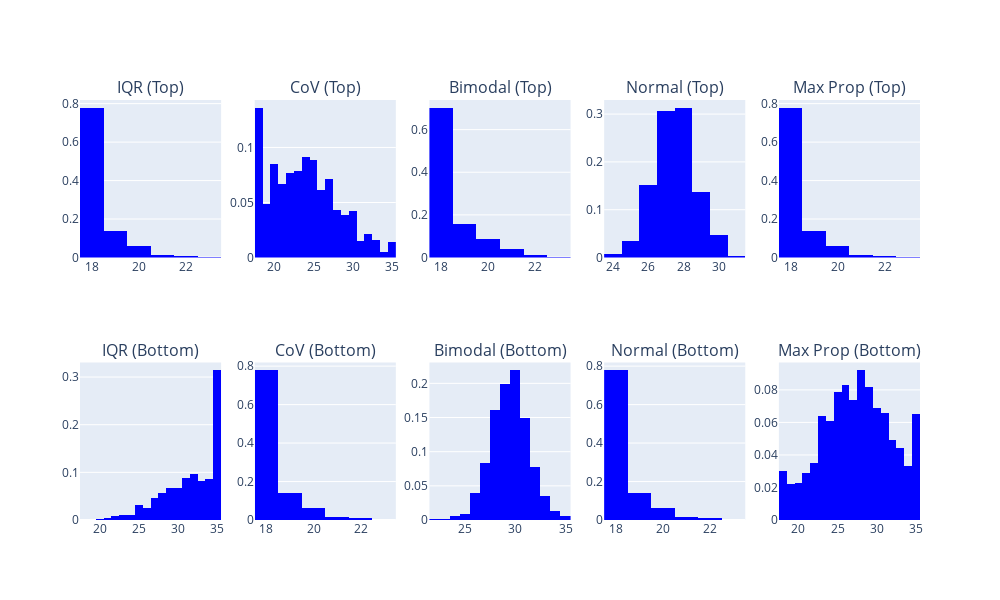

Source (notebook cell):
### Code cell
import pandas as pd
import plotly.subplots as subplots
import plotly.graph_objects as go

# Assuming you have a DataFrame 'df' with the necessary columns
metrics = ['IQR', 'CoV', 'Bimodal', 'Normal', 'Max Prop']

# Create a 3x5 grid of subplots
fig = subplots.make_subplots(rows=2, cols=5, subplot_titles=[f"{metric} (Top)" for metric in metrics] +
                                                             [f"{metric} (Bottom)" for metric in metrics])

# Loop through each metric and row
for i, metric in enumerate(metrics):
    # Get the top and bottom indices for the current metric
    top_idx = df[metric].nlargest(1).index[0]
    bottom_idx = df[metric].nsmallest(1).index[0]

    # Get the median index for the current metric
    sorted_metric = df.sort_values(by=metric).reset_index(drop=True)
    median_value = sorted_metric.loc[len(sorted_metric) // 2][metric]
    

    # Add traces to the corresponding subplots
    fig.add_trace(go.Histogram(x=df.loc[top_idx]['rld'], histnorm='probability',  marker_color='blue'),
                  row=1, col=i+1)

    fig.add_trace(go.Histogram(x=df.loc[bottom_idx]['rld'], histnorm='probability',  marker_color='blue'),
                  row=2, col=i+1)

# Adjust layout and show the plot
fig.update_layout(height=600, width=1000, showlegend=False) #, title_text="Distribution of 'rld' for different metric values")
fig.show()

### Figure 1 — Plotly figure (JSON) as saved in the notebook; plotly's stock layout.template omitted (floating-point values rounded to 4 significant figures; data arrays with more than 128 entries replaced by an {"elided": "..."} marker saying what was removed)
{"data": [{"histnorm": "probability", "marker": {"color": "blue"}, "type": "histogram", "x": {"elided": "1000 int values"}, "xaxis": "x", "yaxis": "y"}, {"histnorm": "probability", "marker": {"color": "blue"}, "type": "histogram", "x": {"elided": "1000 int values"}, "xaxis": "x6", "yaxis": "y6"}, {"histnorm": "probability", "marker": {"color": "blue"}, "type": "histogram", "x": {"elided": "1000 int values"}, "xaxis": "x2", "yaxis": "y2"}, {"histnorm": "probability", "marker": {"color": "blue"}, "type": "histogram", "x": {"elided": "1000 int values"}, "xaxis": "x7", "yaxis": "y7"}, {"histnorm": "probability", "marker": {"color": "blue"}, "type": "histogram", "x": {"elided": "1000 int values"}, "xaxis": "x3", "yaxis": "y3"}, {"histnorm": "probability", "marker": {"color": "blue"}, "type": "histogram", "x": {"elided": "1000 int values"}, "xaxis": "x8", "yaxis": "y8"}, {"histnorm": "probability", "marker": {"color": "blue"}, "type": "histogram", "x": {"elided": "1000 int values"}, "xaxis": "x4", "yaxis": "y4"}, {"histnorm": "probability", "marker": {"color": "blue"}, "type": "histogram", "x": {"elided": "1000 int values"}, "xaxis": "x9", "yaxis": "y9"}, {"histnorm": "probability", "marker": {"color": "blue"}, "type": "histogram", "x": {"elided": "1000 int values"}, "xaxis": "x5", "yaxis": "y5"}, {"histnorm": "probability", "marker": {"color": "blue"}, "type": "histogram", "x": {"elided": "1000 int values"}, "xaxis": "x10", "yaxis": "y10"}], "layout": {"annotations": [{"font": {"size": 16}, "showarrow": false, "text": "IQR (Top)", "x": 0.084, "xanchor": "center", "xref": "paper", "y": 1, "yanchor": "bottom", "yref": "paper"}, {"font": {"size": 16}, "showarrow": false, "text": "CoV (Top)", "x": 0.292, "xanchor": "center", "xref": "paper", "y": 1, "yanchor": "bottom", "yref": "paper"}, {"font": {"size": 16}, "showarrow": false, "text": "Bimodal (Top)", "x": 0.5, "xanchor": "center", "xref": "paper", "y": 1, "yanchor": "bottom", "yref": "paper"}, {"font": {"size": 16}, "showarrow": false, "text": "Normal (Top)", "x": 0.708, "xanchor": "center", "xref": "paper", "y": 1, "yanchor": "bottom", "yref": "paper"}, {"font": {"size": 16}, "showarrow": false, "text": "Max Prop (Top)", "x": 0.916, "xanchor": "center", "xref": "paper", "y": 1, "yanchor": "bottom", "yref": "paper"}, {"font": {"size": 16}, "showarrow": false, "text": "IQR (Bottom)", "x": 0.084, "xanchor": "center", "xref": "paper", "y": 0.375, "yanchor": "bottom", "yref": "paper"}, {"font": {"size": 16}, "showarrow": false, "text": "CoV (Bottom)", "x": 0.292, "xanchor": "center", "xref": "paper", "y": 0.375, "yanchor": "bottom", "yref": "paper"}, {"font": {"size": 16}, "showarrow": false, "text": "Bimodal (Bottom)", "x": 0.5, "xanchor": "center", "xref": "paper", "y": 0.375, "yanchor": "bottom", "yref": "paper"}, {"font": {"size": 16}, "showarrow": false, "text": "Normal (Bottom)", "x": 0.708, "xanchor": "center", "xref": "paper", "y": 0.375, "yanchor": "bottom", "yref": "paper"}, {"font": {"size": 16}, "showarrow": false, "text": "Max Prop (Bottom)", "x": 0.916, "xanchor": "center", "xref": "paper", "y": 0.375, "yanchor": "bottom", "yref": "paper"}], "height": 600, "showlegend": false, "width": 1000, "xaxis": {"anchor": "y", "domain": [0, 0.168]}, "xaxis10": {"anchor": "y10", "domain": [0.832, 1]}, "xaxis2": {"anchor": "y2", "domain": [0.208, 0.376]}, "xaxis3": {"anchor": "y3", "domain": [0.416, 0.584]}, "xaxis4": {"anchor": "y4", "domain": [0.624, 0.792]}, "xaxis5": {"anchor": "y5", "domain": [0.832, 1]}, "xaxis6": {"anchor": "y6", "domain": [0, 0.168]}, "xaxis7": {"anchor": "y7", "domain": [0.208, 0.376]}, "xaxis8": {"anchor": "y8", "domain": [0.416, 0.584]}, "xaxis9": {"anchor": "y9", "domain": [0.624, 0.792]}, "yaxis": {"anchor": "x", "domain": [0.625, 1]}, "yaxis10": {"anchor": "x10", "domain": [0, 0.375]}, "yaxis2": {"anchor": "x2", "domain": [0.625, 1]}, "yaxis3": {"anchor": "x3", "domain": [0.625, 1]}, "yaxis4": {"anchor": "x4", "domain": [0.625, 1]}, "yaxis5": {"anchor": "x5", "domain": [0.625, 1]}, "yaxis6": {"anchor": "x6", "domain": [0, 0.375]}, "yaxis7": {"anchor": "x7", "domain": [0, 0.375]}, "yaxis8": {"anchor": "x8", "domain": [0, 0.375]}, "yaxis9": {"anchor": "x9", "domain": [0, 0.375]}}}
